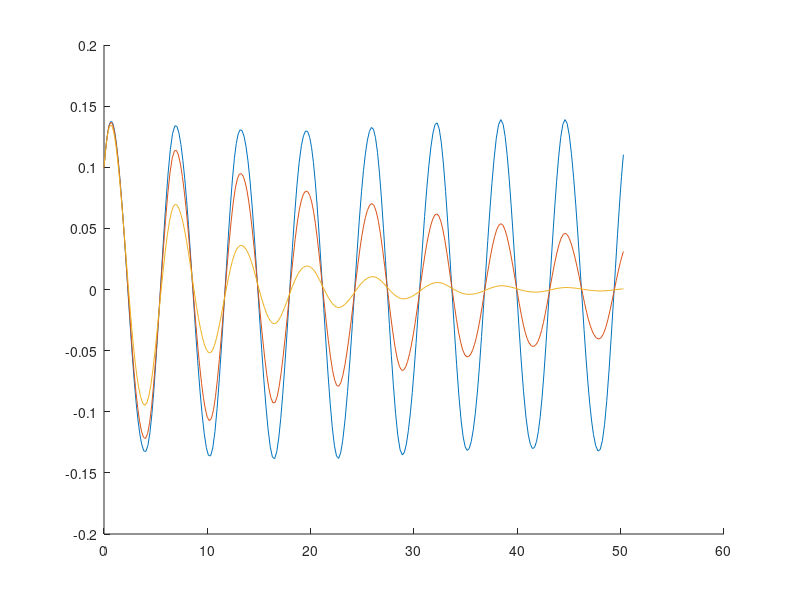

Recreate this plot in MATLAB.
##f = @(t, y) [1 - y(2); -1 + y(1)];
##
##y0 = [0 1];
##
##[T, Y] = ode45(f, [0, 10], y0);
##
##subplot(1, 2, 1);
##plot(T, Y);
##
##subplot(1, 2, 2);
##plot(Y(:, 1), Y(:, 2), y0(1), y0(2));


##hold on;
##omega = 0.25;
##f = @(t, x) sin(omega*t) .* sin(x);
##[T, Y] = ode45(f, [0 12*pi], [0.1]);
##plot(T, Y);
##omega = 0.5;
##f = @(t, x) sin(omega*t) .* sin(x);
##[T, Y] = ode45(f, [0 12*pi], [0.1]);
##plot(T, Y, '--');

##a = [
##  -0.7 -0.8
##     1  0.9
##];
##f = @(t, y) [a(1, 1)*y(1) + a(1, 2)*y(2);
##             a(2, 1)*y(1) + a(2, 2)*y(2)];
##y0 = [0 1];
##[T, Y] = ode45(f, [0 60], y0);
##
##subplot(1, 2, 1);
##plot(T, Y);
##
##subplot(1, 2, 2);
##plot(Y(:, 1), Y(:, 2), y0(1), y0(2));
##axis equal;


gammas = [0 0.05 0.2];
a = 0.2;
omega = pi;

hold on;
for i=1:length(gammas)
  gm = gammas(i);
  f = @(t, y) [                                y(2)
               -y(1)*(1 + a*sin(omega*t)) - gm*y(2)];
  [T, Y] = ode45(f, [0 16*pi], [0.1 0.1]);
  plot(T(:, 1), Y(:, 1));
endfor





